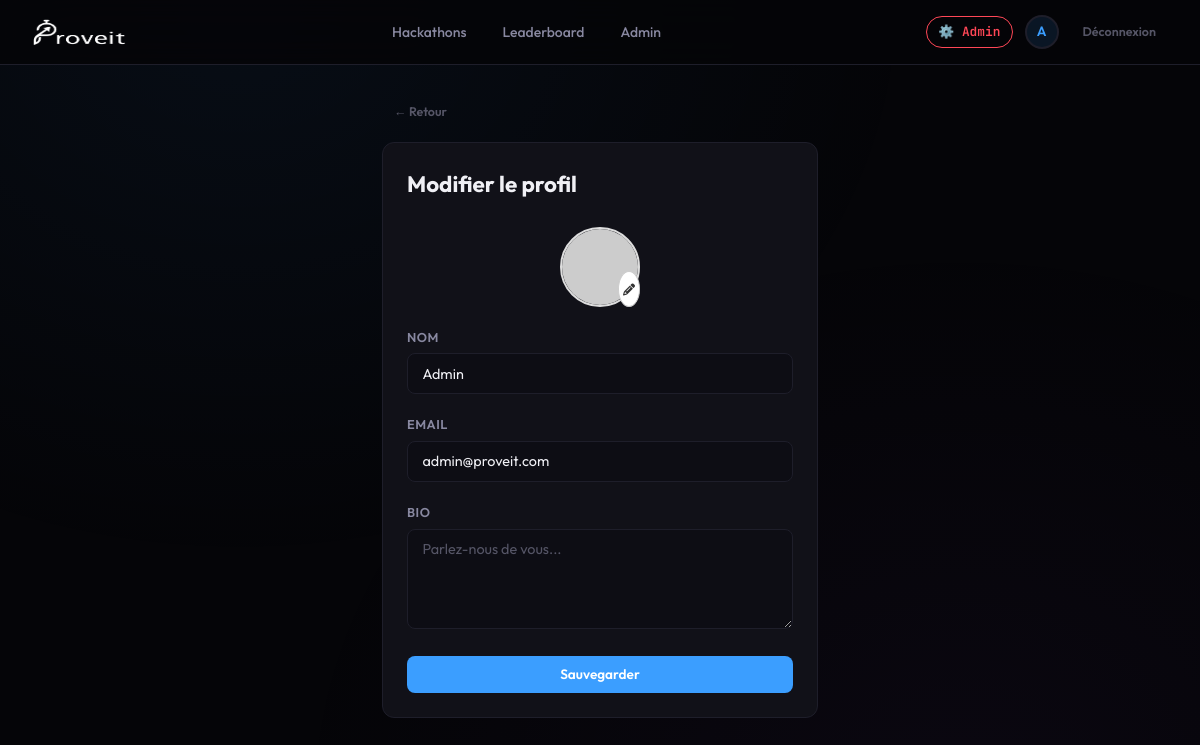
Screenshot of /index.php?controller=User&action=editProfile (signed in) with the database file from the repository.
### tables this page shows
CREATE TABLE `users` (
  `id` int NOT NULL AUTO_INCREMENT,
  `name` varchar(100) NOT NULL,
  `email` varchar(100) NOT NULL,
  `password` varchar(255) NOT NULL,
  `xp` int NOT NULL DEFAULT 0,
  `role` enum('admin','organisateur','candidat') NOT NULL DEFAULT 'candidat',
  `avatar_url` varchar(255) DEFAULT NULL,
  `bio` text DEFAULT NULL,
  `created_at` timestamp DEFAULT CURRENT_TIMESTAMP,
  PRIMARY KEY (`id`),
  UNIQUE KEY `email` (`email`)
);

### app/controllers/UserController.php (called while the page is built, shortened)
<?php
require_once __DIR__ . '/../models/User.php';
class UserController {
    private $userModel;
    public function __construct() {
        $this->userModel = new User();
    }
    public function editProfile() {
        $user = $this->userModel->getById($_SESSION['user']['id']);
        require __DIR__ . '/../views/user/editProfile.php';
    }
}

### app/models/User.php (called while the page is built, shortened)
<?php
require_once __DIR__ . '/Database.php';
class User {
    private $conn;
    public function __construct() {
        $this->conn = (new Database())->connect();
    }
    public function getById($id) {
        $stmt = $this->conn->prepare("SELECT * FROM users WHERE id=?");
        $stmt->execute([$id]);
        return $stmt->fetch();
    }
}

### app/models/Database.php (called while the page is built)
<?php
class Database {
    private $conn = null;
    public function connect() {
        if ($this->conn === null) {
            try {
                $this->conn = new PDO(
                    "mysql:host=" . DB_HOST . ";dbname=" . DB_NAME . ";charset=utf8mb4",
                    DB_USER, DB_PASS
                );
                $this->conn->setAttribute(PDO::ATTR_ERRMODE, PDO::ERRMODE_EXCEPTION);
                $this->conn->setAttribute(PDO::ATTR_DEFAULT_FETCH_MODE, PDO::FETCH_ASSOC);
            } catch (PDOException $e) {
                die("Database connection error: " . $e->getMessage());
            }
        }
        return $this->conn;
    }
}

### app/views/user/editProfile.php (the view, shortened to what this page needs)
<!DOCTYPE html>
<html lang="fr">
<head>
    <link rel="stylesheet" href="<?= BASE_URL ?>public/css/app.css">
    <link rel="stylesheet" href="https://cdnjs.cloudflare.com/ajax/libs/font-awesome/6.4.0/css/all.min.css" />
</head>
<body>
<?php require __DIR__ . '/../partials/nav.php'; ?>
<div class="pi-container pi-container-sm">
    <a href="index.php?controller=User&action=profile" class="pi-btn pi-btn-ghost pi-btn-sm mb-3">← Retour</a>
    <div class="pi-card animate-in">
        <h2 style="font-size:1.4rem;font-weight:700;margin-bottom:1.5rem;">Modifier le profil</h2>
        <form method="POST" enctype="multipart/form-data">
            <div class="pi-form-group" style="display: flex;
    justify-content: center;">
    <div id="avatarWrapper" style="position: relative; width: 80px; height: 80px; cursor: pointer;">
        <?php if (!empty($user['avatar_url'])): ?>
            <img id="avatarPreview" src="<?= BASE_URL . htmlspecialchars($user['avatar_url']) ?>" alt="Avatar"
                 style="width:100%; height:100%; border-radius:50%; object-fit:cover; border:2px solid #ddd;">
        <?php else: ?>
            <img id="avatarPreview" src="https://via.placeholder.com/80" alt="Avatar"
                 style="width:100%; height:100%; border-radius:50%; object-fit:cover; border:2px solid #ddd;">
        <?php endif; ?>
        <span style="position:absolute; bottom:0; right:0; background:#fff; border-radius:50%; padding:4px; border:1px solid #ccc;">
            <i class="fas fa-pencil-alt" style="font-size:12px; color:#333;"></i>
        </span>
    </div>
</div>
            <div class="pi-form-group">
                <label for="name">Nom</label>
                <input type="text" id="name" name="name" class="pi-input" value="<?= htmlspecialchars($user['name']) ?>" required>
            </div>
            <div class="pi-form-group">
                <label for="email">Email</label>
                <input type="email" id="email" name="email" class="pi-input" value="<?= htmlspecialchars($user['email']) ?>" required>
            </div>
            <div class="pi-form-group">
                <label for="bio">Bio</label>
                <textarea id="bio" name="bio" class="pi-textarea" placeholder="Parlez-nous de vous..."><?= htmlspecialchars($user['bio'] ?? '') ?></textarea>
            </div>
            <button type="submit" class="pi-btn pi-btn-primary pi-btn-block">Sauvegarder</button>
        </form>
    </div>
</div>
</body>
</html>

### app/views/partials/nav.php (shortened to what this page needs)
<?php
$currentUser = $_SESSION['user'] ?? null;
$currentAction = $_GET['action'] ?? '';
$currentController = $_GET['controller'] ?? '';
$userRole = $currentUser['role'] ?? '';
?>
<nav class="pi-nav">
    <div class="pi-nav-inner">
        <a href="index.php?controller=Hackathon&action=list" class="pi-logo">
                            <img src="public/images/logoP.png" width="95" >
        </a>
        <?php if ($currentUser): ?>
        <div class="pi-nav-links">
            <a href="index.php?controller=Hackathon&action=list"
               class="<?= $currentController === 'Hackathon' && $currentAction === 'list' ? 'active' : '' ?>">
                Hackathons
            </a>
            <a href="index.php?controller=User&action=leaderboard"
               class="<?= $currentAction === 'leaderboard' ? 'active' : '' ?>">
                Leaderboard
            </a>
            <?php if ($userRole === 'admin'): ?>
            <a href="index.php?controller=Admin&action=dashboard"
               class="<?= $currentController === 'Admin' ? 'active' : '' ?>">
                Admin
            </a>
            <?php endif; ?>
        </div>
        <div class="pi-nav-user">
            <?php
            $roleLabel = match($userRole) {
                'organisateur' => '🎯 Organisateur',
                'candidat' => '  Candidat',
                'admin' => '⚙️ Admin',
                default => $userRole
            };
            $roleColor = match($userRole) {
                'organisateur' => 'var(--purple)',
                'candidat' => 'var(--green)',
                'admin' => 'var(--red)',
                default => 'var(--text-muted)'
            };
            ?>
            <span class="pi-xp-badge" style="background:<?= $roleColor ?>15;border-color:<?= $roleColor ?>30;color:<?= $roleColor ?>;">
                <?= $roleLabel ?>
            </span>
            <?php
                $navInitial = strtoupper(mb_substr($currentUser['name'] ?? '', 0, 1));
                $navAvatar  = $currentUser['avatar_url'] ?? '';
            ?>
            <a href="index.php?controller=User&action=profile" class="pi-avatar" title="<?= htmlspecialchars($currentUser['name']) ?>" style="overflow:hidden;">
                <?php if (!empty($navAvatar)): ?>
                    <img src="<?= BASE_URL . htmlspecialchars($navAvatar) ?>" alt="" style="width:100%;height:100%;object-fit:cover;display:block;">
                <?php else: ?>
                    <?= $navInitial ?>
                <?php endif; ?>
            </a>
            <a href="index.php?controller=User&action=logout" class="pi-btn pi-btn-ghost pi-btn-sm">Déconnexion</a>
        </div>
        <?php endif; ?>
    </div>
</nav>

### public/css/app.css (style rules this page uses)
:root { --bg-primary: #050508; --bg-secondary: #0d0d12; --bg-card: #111118; --bg-card-hover: #16161f; --bg-elevated: #1a1a24; --bg-input: #0d0d14; --border: #1e1e2a; --border-light: #2a2a3a; --text-primary: #f0f0f5; --text-secondary: #8888a0; --text-muted: #555566; --accent: #3b9eff; --accent-hover: #5bb0ff; --accent-dim: rgba(59, 158, 255, 0.12); --accent-glow: rgba(59, 158, 255, 0.25); --green: #00d68f; --green-dim: rgba(0, 214, 143, 0.12); --red: #ff4757; --red-dim: rgba(255, 71, 87, 0.12); --orange: #ffa502; --orange-dim: rgba(255, 165, 2, 0.12); --purple: #a855f7; --purple-dim: rgba(168, 85, 247, 0.12); --yellow: #f59e0b; --radius: 12px; --radius-sm: 8px; --radius-lg: 16px; --shadow: 0 4px 24px rgba(0,0,0,0.4); --shadow-sm: 0 2px 8px rgba(0,0,0,0.3); --transition: all 0.2s ease; --font-display: 'Outfit', sans-serif; --font-mono: 'JetBrains Mono', monospace; }
*, *::before, *::after { box-sizing: border-box; margin: 0; padding: 0; }
html { scroll-behavior: smooth; }
body { font-family: var(--font-display); background: var(--bg-primary); color: var(--text-primary); min-height: 100vh; line-height: 1.6; -webkit-font-smoothing: antialiased; }
a { color: var(--text-primary); text-decoration: none; transition: var(--transition); }
body::before { content: ''; position: fixed; inset: 0; background: radial-gradient(ellipse at 20% 0%, rgba(59,158,255,0.06) 0%, transparent 50%), radial-gradient(ellipse at 80% 100%, rgba(168,85,247,0.04) 0%, transparent 50%); pointer-events: none; z-index: 0; }
.pi-nav { position: sticky; top: 0; z-index: 100; background: rgba(5,5,8,0.85); backdrop-filter: blur(20px); border-bottom: 1px solid var(--border); padding: 0 2rem; }
.pi-nav-inner { max-width: 1280px; margin: 0 auto; display: flex; align-items: center; justify-content: space-between; height: 64px; }
.pi-logo { display: flex; align-items: center; gap: 0.5rem; font-weight: 700; font-size: 1.35rem; letter-spacing: -0.02em; color: var(--text-primary); }
.pi-logo img { height: 28px; }
.pi-nav-links { display: flex; align-items: center; gap: 0.25rem; }
.pi-nav-links a { padding: 0.5rem 1rem; border-radius: var(--radius-sm); font-size: 0.875rem; font-weight: 500; color: var(--text-secondary); transition: var(--transition); }
.pi-nav-user { display: flex; align-items: center; gap: 0.75rem; }
.pi-xp-badge { display: inline-flex; align-items: center; gap: 0.35rem; padding: 0.3rem 0.7rem; background: var(--accent-dim); border: 1px solid rgba(59,158,255,0.2); border-radius: 20px; font-size: 0.8rem; font-weight: 600; color: var(--accent); font-family: var(--font-mono); }
.pi-avatar { width: 34px; height: 34px; border-radius: 50%; background: var(--accent-dim); display: flex; align-items: center; justify-content: center; font-size: 0.85rem; font-weight: 600; color: var(--accent); border: 2px solid var(--border); }
.pi-container { position: relative; z-index: 1; max-width: 1280px; margin: 0 auto; padding: 2rem; }
.pi-container-sm { max-width: 500px; }
.pi-card { background: var(--bg-card); border: 1px solid var(--border); border-radius: var(--radius); padding: 1.5rem; transition: var(--transition); }
.pi-btn { display: inline-flex; align-items: center; justify-content: center; gap: 0.4rem; padding: 0.55rem 1.2rem; border-radius: var(--radius-sm); font-family: var(--font-display); font-size: 0.85rem; font-weight: 600; border: none; cursor: pointer; transition: var(--transition); text-decoration: none; line-height: 1.4; }
.pi-btn-primary { background: var(--accent); color: #fff; }
.pi-btn-ghost { background: transparent; color: var(--text-muted); padding: 0.4rem 0.8rem; }
.pi-btn-sm { padding: 0.35rem 0.75rem; font-size: 0.78rem; }
.pi-btn-block { width: 100%; }
.pi-form-group { margin-bottom: 1.25rem; }
.pi-form-group label { display: block; font-size: 0.8rem; font-weight: 600; color: var(--text-secondary); margin-bottom: 0.4rem; text-transform: uppercase; letter-spacing: 0.04em; }
.pi-input, .pi-select, .pi-textarea { width: 100%; padding: 0.65rem 0.9rem; background: var(--bg-input); border: 1px solid var(--border); border-radius: var(--radius-sm); color: var(--text-primary); font-family: var(--font-display); font-size: 0.9rem; transition: var(--transition); outline: none; }
.pi-input::placeholder, .pi-textarea::placeholder { color: var(--text-muted); }
.pi-textarea { min-height: 100px; resize: vertical; }
.mb-3 { margin-bottom: 1rem; }
.animate-in { animation: fadeInUp 0.4s ease forwards; }

### rows the page displays
users: role "⚙️ Admin", name "A", name "Admin", email "admin@proveit.com"
